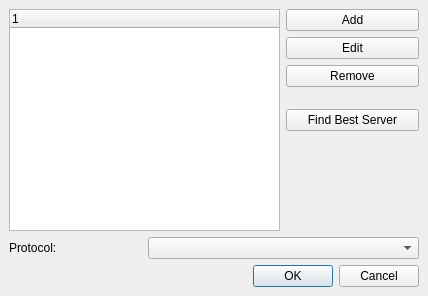
<ui version="4.0" >
 <class>dialog_mirror</class>
 <widget class="QDialog" name="dialog_mirror" >
  <property name="geometry" >
   <rect>
    <x>0</x>
    <y>0</y>
    <width>428</width>
    <height>296</height>
   </rect>
  </property>
  <property name="windowTitle" >
   <string>Choose a Download Server</string>
  </property>
  <property name="modal" >
   <bool>true</bool>
  </property>
  <layout class="QGridLayout" >
   <property name="margin" >
    <number>9</number>
   </property>
   <property name="spacing" >
    <number>6</number>
   </property>
   <item row="0" column="2" >
    <widget class="QWidget" native="1" name="buttons_frame" >
     <layout class="QGridLayout" >
      <property name="margin" >
       <number>0</number>
      </property>
      <property name="spacing" >
       <number>6</number>
      </property>
      <item row="0" column="0" >
       <widget class="QWidget" native="1" name="edit_buttons_frame" >
        <layout class="QGridLayout" >
         <property name="margin" >
          <number>0</number>
         </property>
         <property name="spacing" >
          <number>6</number>
         </property>
         <item row="3" column="0" >
          <spacer>
           <property name="orientation" >
            <enum>Qt::Vertical</enum>
           </property>
           <property name="sizeType" >
            <enum>QSizePolicy::Fixed</enum>
           </property>
           <property name="sizeHint" >
            <size>
             <width>113</width>
             <height>16</height>
            </size>
           </property>
          </spacer>
         </item>
         <item row="2" column="0" >
          <widget class="QPushButton" name="button_remove" >
           <property name="text" >
            <string>Remove</string>
           </property>
          </widget>
         </item>
         <item row="1" column="0" >
          <widget class="QPushButton" name="button_edit" >
           <property name="text" >
            <string>Edit</string>
           </property>
          </widget>
         </item>
         <item row="0" column="0" >
          <widget class="QPushButton" name="button_add" >
           <property name="text" >
            <string>Add</string>
           </property>
          </widget>
         </item>
        </layout>
       </widget>
      </item>
      <item row="1" column="0" >
       <widget class="QPushButton" name="button_find_server" >
        <property name="text" >
         <string>Find Best Server</string>
        </property>
       </widget>
      </item>
     </layout>
    </widget>
   </item>
   <item row="1" column="2" >
    <spacer>
     <property name="orientation" >
      <enum>Qt::Vertical</enum>
     </property>
     <property name="sizeHint" >
      <size>
       <width>133</width>
       <height>21</height>
      </size>
     </property>
    </spacer>
   </item>
   <item row="2" column="0" >
    <widget class="QLabel" name="protocol_label" >
     <property name="text" >
      <string>Protocol:</string>
     </property>
    </widget>
   </item>
   <item row="2" column="1" colspan="2" >
    <widget class="QComboBox" name="combobox" />
   </item>
   <item row="3" column="0" colspan="3" >
    <widget class="QDialogButtonBox" name="buttonBox" >
     <property name="orientation" >
      <enum>Qt::Horizontal</enum>
     </property>
     <property name="standardButtons" >
      <set>QDialogButtonBox::Cancel|QDialogButtonBox::NoButton|QDialogButtonBox::Ok</set>
     </property>
    </widget>
   </item>
   <item rowspan="2" row="0" column="0" colspan="2" >
    <widget class="QTreeWidget" name="treeview" >
     <property name="alternatingRowColors" >
      <bool>true</bool>
     </property>
    </widget>
   </item>
  </layout>
 </widget>
 <resources/>
 <connections>
  <connection>
   <sender>buttonBox</sender>
   <signal>accepted()</signal>
   <receiver>dialog_mirror</receiver>
   <slot>accept()</slot>
   <hints>
    <hint type="sourcelabel" >
     <x>248</x>
     <y>254</y>
    </hint>
    <hint type="destinationlabel" >
     <x>157</x>
     <y>274</y>
    </hint>
   </hints>
  </connection>
  <connection>
   <sender>buttonBox</sender>
   <signal>rejected()</signal>
   <receiver>dialog_mirror</receiver>
   <slot>reject()</slot>
   <hints>
    <hint type="sourcelabel" >
     <x>316</x>
     <y>260</y>
    </hint>
    <hint type="destinationlabel" >
     <x>286</x>
     <y>274</y>
    </hint>
   </hints>
  </connection>
 </connections>
</ui>
